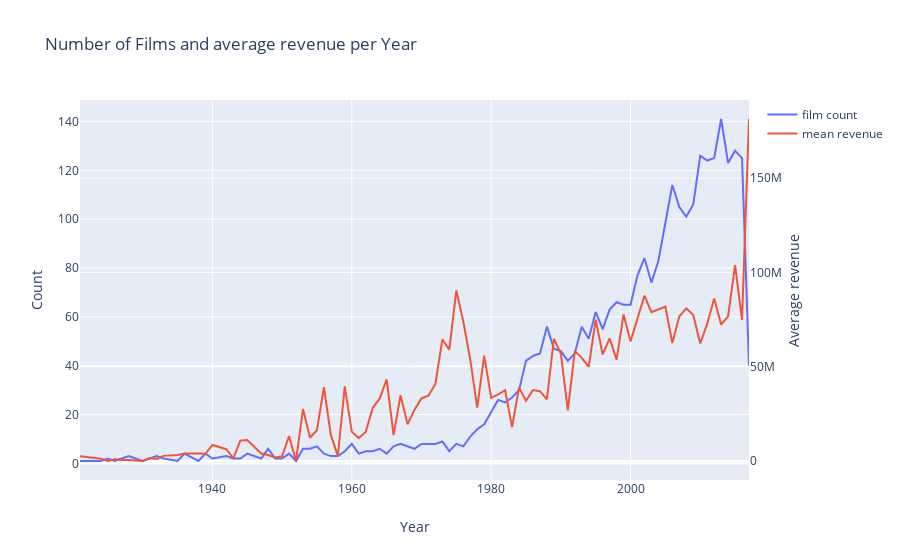

This figure's notebook cell:
### Code cell
d1=train['release_date_year'].value_counts().sort_index()
d2=train.groupby(['release_date_year'])['revenue'].mean()

data=[go.Scatter(x=d1.index, y=d1.values, name='film count'),
     go.Scatter(x=d2.index,y=d2.values, name='mean revenue' , yaxis='y2')]

layout=go.Layout(dict(title='Number of Films and average revenue per Year',
                     xaxis=dict(title='Year'),
                     yaxis=dict(title='Count'),
                     yaxis2=dict(title='Average revenue', overlaying='y',side='right')), legend=dict(orientation='v'))
                    
py.iplot(dict(data=data, layout=layout))
